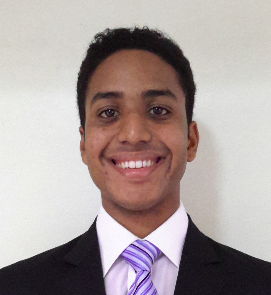
#> input picture images/foto.png, 271 x 295 px
$ python pointillize.py --image ./images/foto.png --radius 10 --cycles 20 --debug True
#> lines starting #> are read from the running program, lines starting #| are printed output that depends on the picture; after the words box and inside, x2 and y2 are one past the last pixel; in counts of white or black regions, pixels touching at a corner belong together
# Usage
# python3 pointillize.py --image ./images/foto.png --radius 10 --cycles 20 --debug True
# python3 pointillize.py --image ./images/01.jpg --radius 10 --cycles 20 --debug True

import argparse
import cv2
import numpy as np
import random

################################################################################
##                          Functions                                         ##
################################################################################

def createRGBImage(height,width):
    empty_image = np.zeros((height,width,3), np.uint8)
    return empty_image

def createGrayImage(height,width):
    empty_image = np.zeros((height,width), np.uint8)
    return empty_image

def getPixelImage(image, row, col):
    return image[row][col]

def getChangedPixels(img):
    [rows,columns] = img.shape
    pxChangedPixels = []
    pyChangedPixels = []
    for i in range(rows):
        for j in range(columns):
            if(img[i][j] == 255):
                pxChangedPixels.append(i)
                pyChangedPixels.append(j)
    return (pxChangedPixels, pyChangedPixels)

def detectNewCircleColision(pxNewCircle, pyNewCircle, pxGlobal, pyGlobal):

    for i in range(len(pxNewCircle)):
        for circleNum in range(len(pxGlobal)):
            for x in range(len(pxGlobal[circleNum])):
                if(pxNewCircle[i] == pxGlobal[circleNum][x] and
                   pyNewCircle[i] == pyGlobal[circleNum][x]):
                   return True
    return False

def is_similar(image1, image2):
    return image1.shape == image2.shape and not(np.bitwise_xor(image1,image2).any())

################################################################################
##                          Argument parser                                   ##
################################################################################
# construct the argument parser and parse the arguments
# construct the argument parser and parse the arguments
ap = argparse.ArgumentParser()# for i in range(0,theta):
ap.add_argument("-i", "--image", required=True, help="Path to the image")
ap.add_argument("-r", "--radius", required=True, help="Point's radius")
ap.add_argument("-c", "--cycles", required=True, help="Cycles")
ap.add_argument("-d", "--debug", required=True, help="Debug (True or False)")
args = vars(ap.parse_args())

# ------------          Source Image        ------------------------------------
sourcePath = args["image"]
radius = int(args["radius"])
cycles = int(args["cycles"])
if(args["debug"]=="True"):
    debug = True
else:
    debug = False

################################################################################
##                         Image Processing                                   ##
################################################################################
image = cv2.imread(sourcePath)
#> image is the input picture: shape (295, 271, 3); mean B, G, R 157.3, 158.7, 170.7

# Create new image
[rows,columns,color] = image.shape
#> rows = 295; columns = 271; color = 3
if(debug):
    print("Rows = "+str(rows))
#| Rows = 295
    print("Columns = "+str(columns))
#| Columns = 271

# cv2.imwrite("inicio.png", image)

pointillizeImage = createRGBImage(rows,columns)
pointillizeImage = cv2.bitwise_not(pointillizeImage)
pointillizeGrayImage = createGrayImage(rows,columns)

pxAllChangedPixels = []
pyAllChangedPixels = []

result = detectNewCircleColision([0,3], [0,3], [[0,1],[3,4]], [[2,1],[3,4]])
if(debug):print(result)
for i in range(cycles):
    if(debug):print("Circle = " + str(i))
    addedCircleImage = createGrayImage(rows,columns)
    # New circle's location and color
    row = random.randint(0,rows - 1)
    col = random.randint(0,columns - 1)
    centerPixel = getPixelImage(image, row, col)
    color = (int(centerPixel[0]), int(centerPixel[1]), int(centerPixel[2]))

    # New circle's pixels
    cv2.circle(addedCircleImage, (col,row), radius, 255, -1)
    # pxChangedPixels, pyChangedPixels = getChangedPixels(addedCircleImage)

    xorImage = cv2.bitwise_xor(addedCircleImage, pointillizeGrayImage, mask = addedCircleImage)

    # Check if new Circle collides with another pixels
    if(is_similar(xorImage, addedCircleImage)):
        if(debug):print("Doesn't cause collision")
        # Add new circle to global array
        # pxAllChangedPixels.append(pxChangedPixels)
        # pyAllChangedPixels.append(pyChangedPixels)
        # Draw pixel in final image
        cv2.circle(pointillizeGrayImage, (col,row), radius, 255, -1)
        cv2.circle(pointillizeImage, (col,row), radius, color, -1)
    else:
        if(debug):print("Creates collision")
#> this loop made 20 passes
#> color on passes 1 to 12: (183, 187, 194), (200, 207, 208), (32, 24, 29), (53, 51, 90), (142, 127, 134), (221, 224, 223), (72, 92, 144), (211, 216, 219), (230, 230, 230), (224, 228, 228), (144, 153, 150), (225, 224, 225)
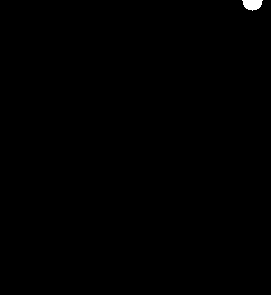
#> addedCircleImage: shape (295, 271); 0.21% white; 1 white region, box (x1, y1, x2, y2) and area: (242, 0, 263, 11) 169
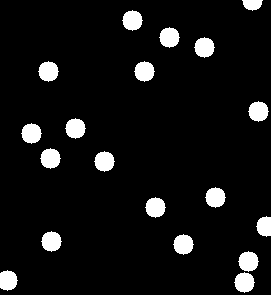
#> pointillizeGrayImage: shape (295, 271); 7.2% white; 19 white regions, largest, box (x1, y1, x2, y2) and area: (122, 10, 143, 31) 317, (159, 27, 180, 48) 317, (194, 37, 215, 58) 317
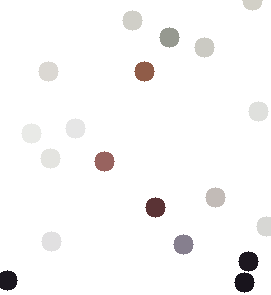
#> pointillizeImage: shape (295, 271, 3); mean B, G, R 247.6, 247.7, 248.4

# print(pxAllChangedPixels)

# cv2.imshow("Image", image)
# cv2.imshow("Pointillize RGB", pointillizeImage)
cv2.imwrite("resultado.png", pointillizeImage)
cv2.waitKey(0)
